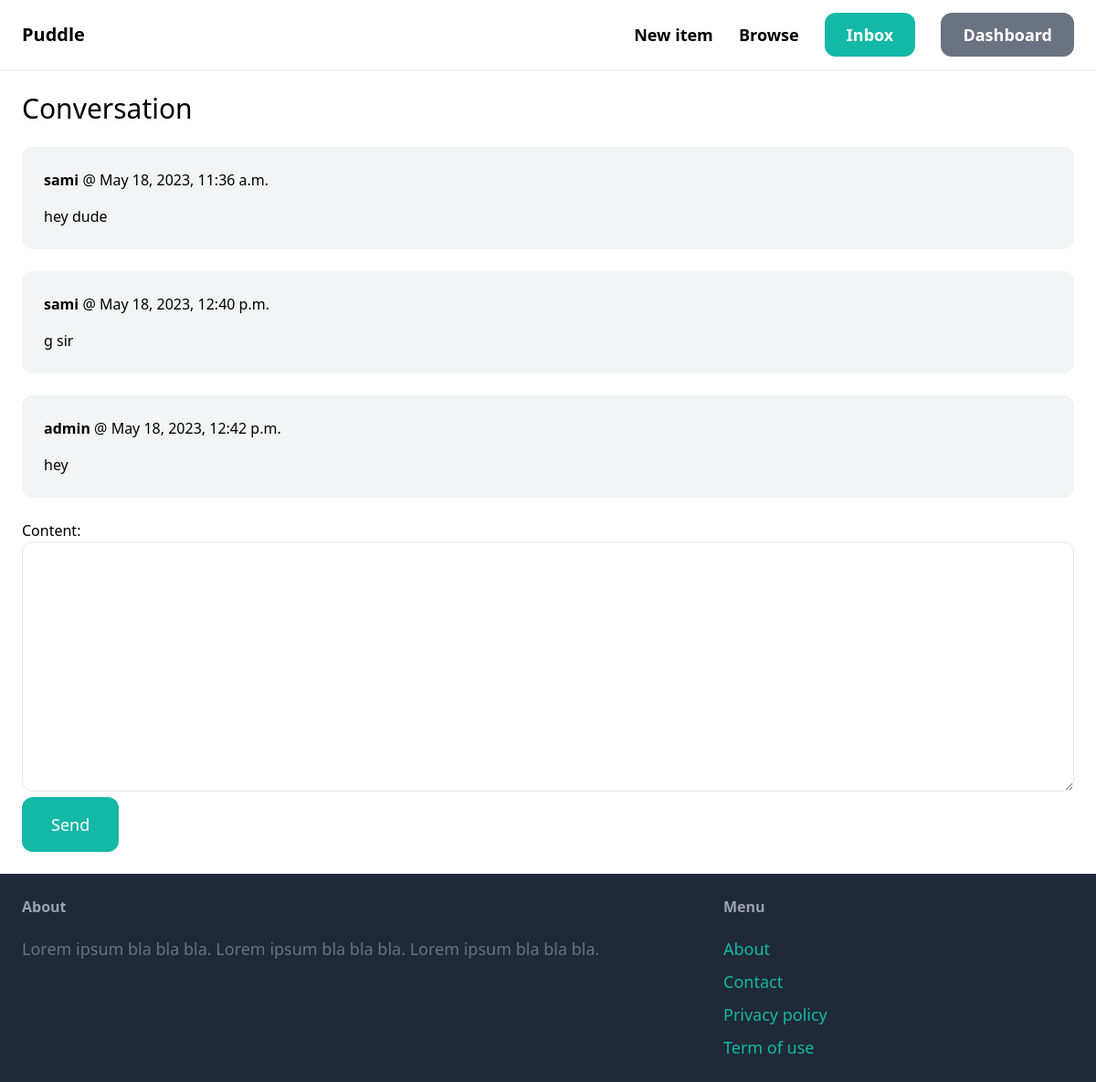
The app's page /inbox/4/ (signed in) with its own data.
### conversation/models.py (models this page shows)
class ConversationMessage(models.Model):
    conversation = models.ForeignKey(Conversation, related_name='messages', on_delete=models.CASCADE)
    content = models.TextField()
    created_at = models.DateTimeField(auto_now_add=True)
    created_by = models.ForeignKey(User, related_name='created_messages', on_delete=models.CASCADE)

### conversation/views.py (the view)
# urls.py: path("<int:pk>/", views.detail, name="detail")
@login_required
def detail(request, pk):
    conversation = Conversation.objects.filter(members__in =[request.user.id]).get(pk=pk)
    if request.method =='POST':
        form = ConversationMessageForm(request.POST)
        if form.is_valid():
            conversation_message = form.save(commit=False)
            conversation_message.conversation = conversation
            conversation_message.created_by = request.user
            conversation_message.save()
            conversation.save()
            return redirect("conversation:detail", pk=pk)
    else:
        form = ConversationMessageForm()
    return render(request, "conversation/detail.html",{
        "conversation":conversation,
        'form': form
    })

### conversation/forms.py
class ConversationMessageForm(forms.ModelForm):
    class Meta:
        model = ConversationMessage
        fields = ("content",)
        widgets = {
            'content': forms.Textarea(attrs={
                'class': "w-full py-4 px-6 rounded-xl border"
            })
        }

### templates/conversation/detail.html (shortened to what this page needs)
{% extends 'core/base.html' %}
{% block body %}
<h1 class="mb-6 text-3xl">Conversation</h1>
<div class="space-y-6">
    {% for message in conversation.messages.all%}
        <div class="p-6 flex {%if message.created_by == request.user%} bg-blue-100 {% endif %} bg-gray-100 rounded-xl ">
            <div>
                <p class="mb-4"><strong>{{ message.created_by.username }}</strong> @ {{ message.created_at }}</p>
                <p>{{ message.content }}</p>
            </div>
        </div>
    {% endfor %}
</div>
<form method="POST" action="." class="mt-6">
    {{form.as_p}}
    <button class="py-4 px-8 text-lg bg-teal-500 hovor:bg-teal-700 rounded-xl text-white">Send</button>
</form>
{% endblock body %}

### templates/core/base.html (shortened to what this page needs)
<!doctype html>
<html>
    <head>
        <script src="https://cdn.tailwindcss.com"></script>
    </head>
    <body>
        <nav class="py-6 px-6 flex justify-between items-center border-b border-gray-200">
            <a href="/" class="text-xl font-semibold">Puddle</a>
            <div class="space-x-6">
                <a href="{% url 'items:new' %}" class="text-lg font-semibold hover:text-gray-500">New item</a>
                <a href="{% url 'items:items' %}" class="text-lg font-semibold hover:text-gray-500">Browse</a>
                {% if request.user.is_authenticated%}
                <a href="{% url  'conversation:inbox'%}" class="px-6 py-3 text-lg font-semibold bg-teal-500 text-white rounded-xl hover:bg-teal-700">Inbox</a>
                <a href="{% url 'dashboard:index'%}" class="px-6 py-3 text-lg font-semibold bg-gray-500 text-white rounded-xl hover:bg-gray-700">Dashboard</a>
                {% else %}
                    <a href="{% url 'signup'%}" class="px-6 py-3 text-lg font-semibold bg-teal-500 text-white rounded-xl hover:bg-teal-700">Sign up</a>
                    <a href="{% url 'login'%}" class="px-6 py-3 text-lg font-semibold bg-gray-500 text-white rounded-xl hover:bg-gray-700">Log in</a>
                {% endif %}
        </nav>
        <div class="px-6 py-6">
            {% block body %}
            {% endblock body %}
        </div>
        <footer class="py-6 px-6 flex justify-between bg-gray-800">
            <div class="w-2/3 pr-10">
                <h3 class="mb-5 font-semibold text-gray-400">About</h3>
                <p class="text-lg text-gray-500">Lorem ipsum bla bla bla. Lorem ipsum bla bla bla. Lorem ipsum bla bla bla.</p>
            </div>
            <div class="w-1/3">
                <h3 class="mb-5 font-semibold text-gray-400">Menu</h3>
                <ul class="space-y-2">
                    <li><a href="#" class="text-lg text-teal-500 hover:text-teal-700">About</a></li>
                    <li><a href="{% url 'contact'%}" class="text-lg text-teal-500 hover:text-teal-700">Contact</a></li>
                    <li><a href="#" class="text-lg text-teal-500 hover:text-teal-700">Privacy policy</a></li>
                    <li><a href="#" class="text-lg text-teal-500 hover:text-teal-700">Term of use</a></li>
                </ul>
            </div>
        </footer>
    </body>
</html>
</html>

### records on screen
ConversationMessage: created_by.username "sami", created_at "May 18, 2023, 11:36 a.m.", content "hey dude"
ConversationMessage: created_by.username "sami", created_at "May 18, 2023, 12:40 p.m.", content "g sir"
ConversationMessage: created_by.username "admin", created_at "May 18, 2023, 12:42 p.m.", content "hey"
